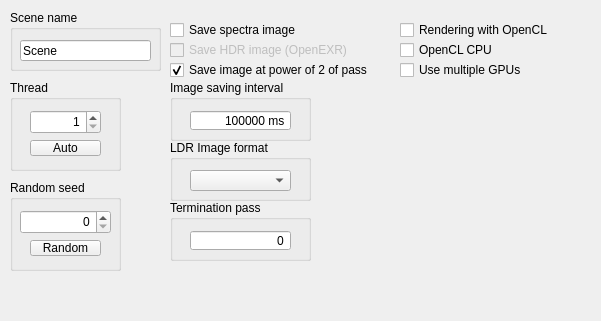
<?xml version="1.0" encoding="UTF-8"?>
<ui version="4.0">
 <class>SystemWidget</class>
 <widget class="QWidget" name="SystemWidget">
  <property name="geometry">
   <rect>
    <x>0</x>
    <y>0</y>
    <width>601</width>
    <height>321</height>
   </rect>
  </property>
  <property name="windowTitle">
   <string>Form</string>
  </property>
  <widget class="QGroupBox" name="thread_box">
   <property name="geometry">
    <rect>
     <x>10</x>
     <y>80</y>
     <width>111</width>
     <height>91</height>
    </rect>
   </property>
   <property name="title">
    <string>Thread</string>
   </property>
   <property name="flat">
    <bool>false</bool>
   </property>
   <property name="checkable">
    <bool>false</bool>
   </property>
   <widget class="QSpinBox" name="thread_spinbox">
    <property name="geometry">
     <rect>
      <x>20</x>
      <y>30</y>
      <width>71</width>
      <height>24</height>
     </rect>
    </property>
    <property name="alignment">
     <set>Qt::AlignRight|Qt::AlignTrailing|Qt::AlignVCenter</set>
    </property>
    <property name="keyboardTracking">
     <bool>false</bool>
    </property>
    <property name="minimum">
     <number>1</number>
    </property>
    <property name="maximum">
     <number>99</number>
    </property>
   </widget>
   <widget class="QPushButton" name="thread_auto_button">
    <property name="geometry">
     <rect>
      <x>20</x>
      <y>60</y>
      <width>71</width>
      <height>16</height>
     </rect>
    </property>
    <property name="text">
     <string>Auto</string>
    </property>
   </widget>
  </widget>
  <widget class="QGroupBox" name="scene_name_box">
   <property name="geometry">
    <rect>
     <x>10</x>
     <y>10</y>
     <width>151</width>
     <height>61</height>
    </rect>
   </property>
   <property name="title">
    <string>Scene name</string>
   </property>
   <widget class="QLineEdit" name="scene_name_editor">
    <property name="geometry">
     <rect>
      <x>10</x>
      <y>30</y>
      <width>131</width>
      <height>21</height>
     </rect>
    </property>
    <property name="text">
     <string>Scene</string>
    </property>
    <property name="frame">
     <bool>true</bool>
    </property>
    <property name="alignment">
     <set>Qt::AlignLeading|Qt::AlignLeft|Qt::AlignVCenter</set>
    </property>
    <property name="dragEnabled">
     <bool>true</bool>
    </property>
   </widget>
  </widget>
  <widget class="QGroupBox" name="random_seed_box">
   <property name="geometry">
    <rect>
     <x>10</x>
     <y>180</y>
     <width>111</width>
     <height>91</height>
    </rect>
   </property>
   <property name="title">
    <string>Random seed</string>
   </property>
   <widget class="QSpinBox" name="random_seed_spinbox">
    <property name="geometry">
     <rect>
      <x>10</x>
      <y>30</y>
      <width>91</width>
      <height>24</height>
     </rect>
    </property>
    <property name="alignment">
     <set>Qt::AlignRight|Qt::AlignTrailing|Qt::AlignVCenter</set>
    </property>
    <property name="buttonSymbols">
     <enum>QAbstractSpinBox::UpDownArrows</enum>
    </property>
    <property name="keyboardTracking">
     <bool>false</bool>
    </property>
    <property name="maximum">
     <number>2147483647</number>
    </property>
    <property name="value">
     <number>0</number>
    </property>
   </widget>
   <widget class="QPushButton" name="random_button">
    <property name="geometry">
     <rect>
      <x>20</x>
      <y>60</y>
      <width>71</width>
      <height>16</height>
     </rect>
    </property>
    <property name="text">
     <string>Random</string>
    </property>
   </widget>
  </widget>
  <widget class="QGroupBox" name="ldr_image_format_box">
   <property name="geometry">
    <rect>
     <x>170</x>
     <y>140</y>
     <width>141</width>
     <height>61</height>
    </rect>
   </property>
   <property name="title">
    <string>LDR Image format</string>
   </property>
   <widget class="QComboBox" name="ldr_image_format_combobox">
    <property name="geometry">
     <rect>
      <x>20</x>
      <y>30</y>
      <width>101</width>
      <height>21</height>
     </rect>
    </property>
   </widget>
  </widget>
  <widget class="QCheckBox" name="spectra_image_checkbox">
   <property name="enabled">
    <bool>true</bool>
   </property>
   <property name="geometry">
    <rect>
     <x>170</x>
     <y>20</y>
     <width>231</width>
     <height>20</height>
    </rect>
   </property>
   <property name="text">
    <string>Save spectra image</string>
   </property>
   <property name="checked">
    <bool>false</bool>
   </property>
  </widget>
  <widget class="QCheckBox" name="hdr_image_checkbox">
   <property name="enabled">
    <bool>false</bool>
   </property>
   <property name="geometry">
    <rect>
     <x>170</x>
     <y>40</y>
     <width>231</width>
     <height>20</height>
    </rect>
   </property>
   <property name="text">
    <string>Save HDR image (OpenEXR)</string>
   </property>
   <property name="checked">
    <bool>false</bool>
   </property>
  </widget>
  <widget class="QCheckBox" name="image_saving_checkbox">
   <property name="enabled">
    <bool>true</bool>
   </property>
   <property name="geometry">
    <rect>
     <x>170</x>
     <y>60</y>
     <width>231</width>
     <height>20</height>
    </rect>
   </property>
   <property name="text">
    <string>Save image at power of 2 of pass</string>
   </property>
   <property name="checked">
    <bool>true</bool>
   </property>
  </widget>
  <widget class="QGroupBox" name="image_saving_interval_box">
   <property name="geometry">
    <rect>
     <x>170</x>
     <y>80</y>
     <width>141</width>
     <height>61</height>
    </rect>
   </property>
   <property name="title">
    <string>Image saving interval</string>
   </property>
   <widget class="QSpinBox" name="image_saving_interval_spinbox">
    <property name="geometry">
     <rect>
      <x>20</x>
      <y>30</y>
      <width>101</width>
      <height>21</height>
     </rect>
    </property>
    <property name="alignment">
     <set>Qt::AlignRight|Qt::AlignTrailing|Qt::AlignVCenter</set>
    </property>
    <property name="buttonSymbols">
     <enum>QAbstractSpinBox::NoButtons</enum>
    </property>
    <property name="keyboardTracking">
     <bool>false</bool>
    </property>
    <property name="suffix">
     <string> ms</string>
    </property>
    <property name="minimum">
     <number>100</number>
    </property>
    <property name="maximum">
     <number>2147483647</number>
    </property>
    <property name="value">
     <number>600000</number>
    </property>
   </widget>
  </widget>
  <widget class="QGroupBox" name="termination_pass_box">
   <property name="geometry">
    <rect>
     <x>170</x>
     <y>200</y>
     <width>141</width>
     <height>61</height>
    </rect>
   </property>
   <property name="title">
    <string>Termination pass</string>
   </property>
   <widget class="QSpinBox" name="termination_pass_spinbox">
    <property name="geometry">
     <rect>
      <x>20</x>
      <y>30</y>
      <width>101</width>
      <height>21</height>
     </rect>
    </property>
    <property name="alignment">
     <set>Qt::AlignRight|Qt::AlignTrailing|Qt::AlignVCenter</set>
    </property>
    <property name="buttonSymbols">
     <enum>QAbstractSpinBox::NoButtons</enum>
    </property>
    <property name="keyboardTracking">
     <bool>false</bool>
    </property>
    <property name="maximum">
     <number>2147483647</number>
    </property>
   </widget>
  </widget>
  <widget class="QCheckBox" name="open_cl_checkbox">
   <property name="enabled">
    <bool>true</bool>
   </property>
   <property name="geometry">
    <rect>
     <x>400</x>
     <y>20</y>
     <width>191</width>
     <height>20</height>
    </rect>
   </property>
   <property name="text">
    <string>Rendering with OpenCL</string>
   </property>
   <property name="checked">
    <bool>false</bool>
   </property>
  </widget>
  <widget class="QCheckBox" name="open_cl_cpu_checkbox">
   <property name="enabled">
    <bool>true</bool>
   </property>
   <property name="geometry">
    <rect>
     <x>400</x>
     <y>40</y>
     <width>191</width>
     <height>20</height>
    </rect>
   </property>
   <property name="text">
    <string>OpenCL CPU</string>
   </property>
   <property name="checked">
    <bool>false</bool>
   </property>
  </widget>
  <widget class="QCheckBox" name="open_cl_use_multiple_gpus_checkbox">
   <property name="enabled">
    <bool>true</bool>
   </property>
   <property name="geometry">
    <rect>
     <x>400</x>
     <y>60</y>
     <width>191</width>
     <height>20</height>
    </rect>
   </property>
   <property name="text">
    <string>Use multiple GPUs</string>
   </property>
   <property name="checked">
    <bool>false</bool>
   </property>
  </widget>
 </widget>
 <resources/>
 <connections/>
</ui>
